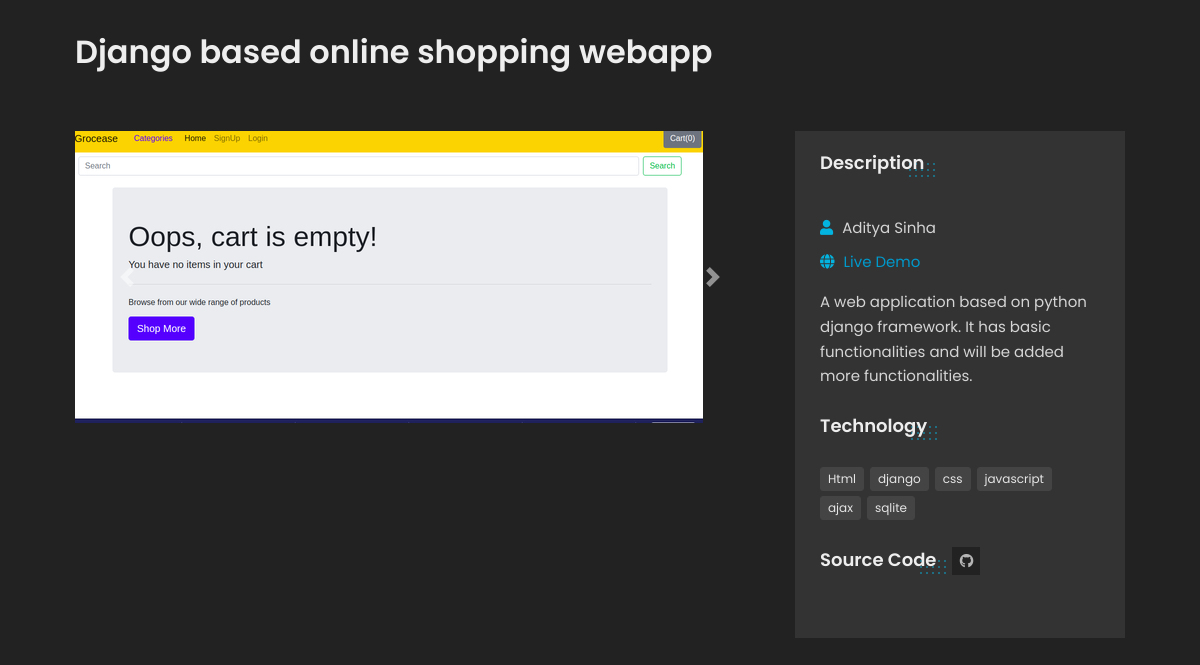
The page /project_detail/3 on the database its author committed.
### portfolio/models.py (models this page shows, shortened)
class Project(models.Model):
    WebDevelopment = 'Web Development'
    MachineLearning = 'Machine Learning'
    CHOICES = [
        (WebDevelopment, 'Web Development'),
        (MachineLearning, 'Machine Learning'),
    ]
    tag = models.CharField(
        max_length=20,
        choices=CHOICES,
        default=WebDevelopment,
    )
    id = models.AutoField(primary_key=True)
    title = models.CharField(max_length=100)
    desc = models.CharField(max_length=1000)
    technologies = models.CharField(max_length=100)
    url = models.URLField(blank=True)
    cover_image = models.ImageField(upload_to='portfolio/image/', blank=True)
    github = models.URLField(blank=True)

class Image(models.Model):
    project = models.OneToOneField(Project, on_delete=models.CASCADE)
    img1 = models.ImageField(upload_to='portfolio/image/', blank=True)
    img2 = models.ImageField(upload_to='portfolio/image/', blank=True)
    img3 = models.ImageField(upload_to='portfolio/image/', blank=True)
    img4 = models.ImageField(upload_to='portfolio/image/', blank=True)
    img5 = models.ImageField(upload_to='portfolio/image/', blank=True)
    img6 = models.ImageField(upload_to='portfolio/image/', blank=True)
    img7 = models.ImageField(upload_to='portfolio/image/', blank=True)

### portfolio/views.py (the view)
# urls.py: path('project_detail/<int:pid>', views.project_detail, name='project_detail'),
def project_detail(request, pid):
    project = Project.objects.get(id=pid)
    images = Image.objects.get(project=project)
    tech = project.technologies
    tech_list = tech.split(',')
    technology = []
    for item in tech_list:
        technology.append(item.capitalize())
    print(images.img1)
    return render(request, 'portfolio/portfolio-1.html', {'project':project, 'images':images, 'tech':technology})

### portfolio/templates/portfolio/portfolio-1.html (shortened to what this page needs)
{% extends 'portfolio/base.html' %}
{% load static %}
{% block content%}
<div id="ajax-page" class="ajax-page-content">
    <div class="ajax-page-wrapper">
        <div class="ajax-page-title">
            <h1>{{project.title}}</h1>
        </div>
        <div class="row">
            <div class="col-sm-8 col-md-8 portfolio-block">
                <div id="carouselExampleIndicators" class="carousel slide" data-ride="carousel">
                    <ol class="carousel-indicators">
                      <li data-target="#carouselExampleIndicators" data-slide-to="0" class="active"></li>
                      <li data-target="#carouselExampleIndicators" data-slide-to="1"></li>
                      <li data-target="#carouselExampleIndicators" data-slide-to="2"></li>
                      <li data-target="#carouselExampleIndicators" data-slide-to="4"></li>
                      <li data-target="#carouselExampleIndicators" data-slide-to="5"></li>
                    </ol>
                    <div class="carousel-inner">
                        {% if images.img1 %}
                      <div class="carousel-item active">
                        <img src="../../media/{{images.img1}}" class="d-block w-100" alt="...">
                      </div>
                      {% endif%}
                    </div>
                    <a class="carousel-control-prev" href="#carouselExampleIndicators" role="button" data-slide="prev">
                      <span class="carousel-control-prev-icon" aria-hidden="true"></span>
                    </a>
                    <a class="carousel-control-next" href="#carouselExampleIndicators" role="button" data-slide="next">
                      <span class="carousel-control-next-icon" aria-hidden="true"></span>
                    </a>
                  </div>
                  <div class="white-space-50"></div>
            </div>
            <div class="col-sm-4 col-md-4 portfolio-block">
                <div class="project-description">
                    <div class="block-title">
                        <h3>Description</h3>
                    </div>
                    <ul class="project-general-info">
                        <li><p ><i class="fa fa-user"></i> Aditya Sinha</p></li>
                        <li><p><i class="fa fa-globe"></i> <a href="{{project.url}}" target="_blank">Live Demo</a></p></li>
                                           </ul>
                    <p class="text-justify">{{project.desc}}</p>
                    <div class="tags-block">
                        <div class="block-title">
                            <h3>Technology</h3>
                        </div>
                        <ul class="tags">
                            {% for t in tech %}
                            <li><a>{{t}}</a></li>
                            {% endfor %}
                        </ul>
                    </div>
                    <div class="btn-group share-buttons">
                        <div class="block-title">
                            <h3>Source Code</h3>
                        </div>
                        <a href="{{project.github}}" target="_blank" class="btn"><i class="fab fa-github"></i> </a>
                    </div>
                </div>
            </div>
        </div>
    </div>
</div>
{% endblock %}

### portfolio/static/css/main.css (style rules this page uses)
html { margin:0;width:100%;height:100%;min-height:100%;overflow:hidden }
body { background-color:#04b4e0;margin:0;width:100%;height:100%;min-height:100%;font-size:15px;font-family:poppins,Helvetica,sans-serif;line-height:1.65em;overflow:hidden;color:#d5d5d5;background-repeat:no-repeat;background-position:center;background-position:50% 50%;background-size:cover }
h1,h2,h3,h4,h5,h6 { color:#eee;font-family:poppins,Helvetica,sans-serif;font-weight:600 }
h1 { font-size:32px }
h3 { font-size:21px }
a { color:#09c;text-decoration:none;-webkit-transition:all .3s ease-in-out;-moz-transition:all .3s ease-in-out;-o-transition:all .3s ease-in-out;-ms-transition:all .3s ease-in-out;transition:all .3s ease-in-out }
p { margin-bottom:10px }
.block-title { display:inline-block;position:relative;padding-right:12px;padding-bottom:10px;margin-bottom:15px }
.block-title h3 { position:relative;font-size:21px;z-index:1 }
.block-title:after { position:absolute;opacity:.45;top:10px;right:0;content:'';height:20px;width:30px;background-image:-webkit-repeating-radial-gradient(center center,#04b4e0,#04b4e0 1px,transparent 0px,transparent 100%);background-image:-moz-repeating-radial-gradient(center center,#04b4e0,#04b4e0 1px,transparent 0px,transparent 100%);background-image:-ms-repeating-radial-gradient(center center,#04b4e0,#04b4e0 1px,transparent 0px,transparent 100%);-webkit-background-size:6px 6px;-moz-background-size:6px 6px;background-size:6px 6px;z-index:0 }
.white-space-50 { padding-bottom:50px }
.ajax-page-content { height:100%;overflow:auto;background-color:#222 }
.ajax-page-wrapper { max-width:1170px;margin:0 auto;padding:20px 60px 50px }
.ajax-page-title { padding-top:20px;padding-bottom:30px;text-align:left }
.ajax-page-title h1 { display:inline-block;margin:0 }
.portfolio-block { padding-top:30px }
.project-description { display:block;position:relative;padding:20px 25px 25px;background-color:#333 }
.ajax-page-wrapper .block-title h3 { font-size:18px;margin-bottom:15px }
.project-general-info { list-style:none;padding:0;margin:0 0 15px }
.project-general-info li { margin:0 0 10px }
.project-general-info .fa { color:#04b4e0;margin-right:5px }
.project-general-info p { margin:0 }
.share-buttons { display:block;margin:25px 0 0 }
.share-buttons a { display:inline-block;margin:0 3px 0 0;padding:0;width:28px;height:28px;color:#b5b5b5;background-color:#222;border:1px solid #222;text-align:center;border-radius:0 }
.share-buttons a:last-child { margin-right:0;border-radius:0 }
.share-buttons a i { font-size:14px;line-height:26px }
.tags-block { margin:25px 0 0 }
.tags-block .block-title { margin-bottom:0 }
.tags { list-style:none;margin:0;padding:0 }
.tags>li { display:inline-block }
.tags a { display:inline-block;font-size:12px;line-height:1.5em;color:#e5e5e5;padding:2px 7px;background-color:#444;border-radius:3px;border:1px solid #444;margin:3px 2px 2px }
.tags a:first-child { margin-left:0 }

### rows shown on the page
Project: title "Django based online shopping webapp", desc "A web application based on python django framework. It has basic functionalities and will be added more functionalities."
Image: img1 (picture)

### other values the page prints
{{ t }} "Html" "django" "css" "javascript" "ajax" "sqlite"
